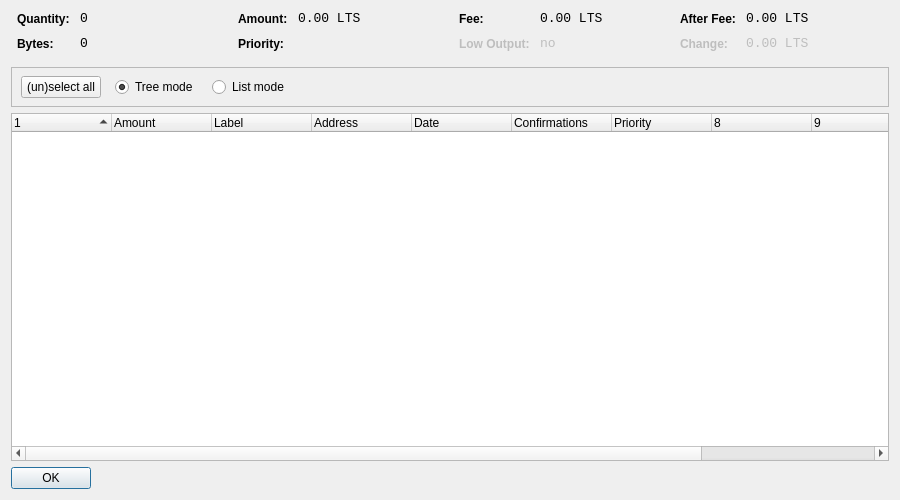
<?xml version="1.0" encoding="UTF-8"?>
<ui version="4.0">
 <class>CoinControlDialog</class>
 <widget class="QDialog" name="CoinControlDialog">
  <property name="geometry">
   <rect>
    <x>0</x>
    <y>0</y>
    <width>900</width>
    <height>500</height>
   </rect>
  </property>
  <property name="windowTitle">
   <string>Coin Control</string>
  </property>
  <layout class="QVBoxLayout" name="verticalLayout">
   <item>
    <layout class="QHBoxLayout" name="horizontalLayoutTop" stretch="0,0,0,0">
     <property name="topMargin">
      <number>0</number>
     </property>
     <property name="bottomMargin">
      <number>10</number>
     </property>
     <item>
      <layout class="QFormLayout" name="formLayoutCoinControl1">
       <property name="horizontalSpacing">
        <number>10</number>
       </property>
       <property name="verticalSpacing">
        <number>10</number>
       </property>
       <property name="leftMargin">
        <number>6</number>
       </property>
       <property name="rightMargin">
        <number>6</number>
       </property>
       <item row="0" column="0">
        <widget class="QLabel" name="labelCoinControlQuantityText">
         <property name="styleSheet">
          <string notr="true">font-weight:bold;</string>
         </property>
         <property name="text">
          <string>Quantity:</string>
         </property>
        </widget>
       </item>
       <item row="0" column="1">
        <widget class="QLabel" name="labelCoinControlQuantity">
         <property name="font">
          <font>
           <family>Monospace</family>
           <pointsize>10</pointsize>
          </font>
         </property>
         <property name="cursor">
          <cursorShape>IBeamCursor</cursorShape>
         </property>
         <property name="contextMenuPolicy">
          <enum>Qt::ActionsContextMenu</enum>
         </property>
         <property name="text">
          <string notr="true">0</string>
         </property>
         <property name="textInteractionFlags">
          <set>Qt::LinksAccessibleByMouse|Qt::TextSelectableByKeyboard|Qt::TextSelectableByMouse</set>
         </property>
        </widget>
       </item>
       <item row="1" column="0">
        <widget class="QLabel" name="labelCoinControlBytesText">
         <property name="styleSheet">
          <string notr="true">font-weight:bold;</string>
         </property>
         <property name="text">
          <string>Bytes:</string>
         </property>
        </widget>
       </item>
       <item row="1" column="1">
        <widget class="QLabel" name="labelCoinControlBytes">
         <property name="font">
          <font>
           <family>Monospace</family>
           <pointsize>10</pointsize>
          </font>
         </property>
         <property name="cursor">
          <cursorShape>IBeamCursor</cursorShape>
         </property>
         <property name="contextMenuPolicy">
          <enum>Qt::ActionsContextMenu</enum>
         </property>
         <property name="text">
          <string notr="true">0</string>
         </property>
         <property name="textInteractionFlags">
          <set>Qt::LinksAccessibleByMouse|Qt::TextSelectableByKeyboard|Qt::TextSelectableByMouse</set>
         </property>
        </widget>
       </item>
      </layout>
     </item>
     <item>
      <layout class="QFormLayout" name="formLayoutCoinControl2">
       <property name="horizontalSpacing">
        <number>10</number>
       </property>
       <property name="verticalSpacing">
        <number>10</number>
       </property>
       <property name="leftMargin">
        <number>6</number>
       </property>
       <property name="rightMargin">
        <number>6</number>
       </property>
       <item row="0" column="0">
        <widget class="QLabel" name="labelCoinControlAmountText">
         <property name="styleSheet">
          <string notr="true">font-weight:bold;</string>
         </property>
         <property name="text">
          <string>Amount:</string>
         </property>
        </widget>
       </item>
       <item row="0" column="1">
        <widget class="QLabel" name="labelCoinControlAmount">
         <property name="font">
          <font>
           <family>Monospace</family>
           <pointsize>10</pointsize>
          </font>
         </property>
         <property name="cursor">
          <cursorShape>IBeamCursor</cursorShape>
         </property>
         <property name="contextMenuPolicy">
          <enum>Qt::ActionsContextMenu</enum>
         </property>
         <property name="text">
          <string notr="true">0.00 LTS</string>
         </property>
         <property name="textInteractionFlags">
          <set>Qt::LinksAccessibleByMouse|Qt::TextSelectableByKeyboard|Qt::TextSelectableByMouse</set>
         </property>
        </widget>
       </item>
       <item row="1" column="0">
        <widget class="QLabel" name="labelCoinControlPriorityText">
         <property name="styleSheet">
          <string notr="true">font-weight:bold;</string>
         </property>
         <property name="text">
          <string>Priority:</string>
         </property>
        </widget>
       </item>
       <item row="1" column="1">
        <widget class="QLabel" name="labelCoinControlPriority">
         <property name="font">
          <font>
           <family>Monospace</family>
           <pointsize>10</pointsize>
          </font>
         </property>
         <property name="cursor">
          <cursorShape>IBeamCursor</cursorShape>
         </property>
         <property name="contextMenuPolicy">
          <enum>Qt::ActionsContextMenu</enum>
         </property>
         <property name="text">
          <string/>
         </property>
         <property name="textInteractionFlags">
          <set>Qt::LinksAccessibleByMouse|Qt::TextSelectableByKeyboard|Qt::TextSelectableByMouse</set>
         </property>
        </widget>
       </item>
      </layout>
     </item>
     <item>
      <layout class="QFormLayout" name="formLayoutCoinControl3">
       <property name="horizontalSpacing">
        <number>10</number>
       </property>
       <property name="verticalSpacing">
        <number>10</number>
       </property>
       <property name="leftMargin">
        <number>6</number>
       </property>
       <property name="rightMargin">
        <number>6</number>
       </property>
       <item row="0" column="0">
        <widget class="QLabel" name="labelCoinControlFeeText">
         <property name="styleSheet">
          <string notr="true">font-weight:bold;</string>
         </property>
         <property name="text">
          <string>Fee:</string>
         </property>
        </widget>
       </item>
       <item row="0" column="1">
        <widget class="QLabel" name="labelCoinControlFee">
         <property name="font">
          <font>
           <family>Monospace</family>
           <pointsize>10</pointsize>
          </font>
         </property>
         <property name="cursor">
          <cursorShape>IBeamCursor</cursorShape>
         </property>
         <property name="contextMenuPolicy">
          <enum>Qt::ActionsContextMenu</enum>
         </property>
         <property name="text">
          <string notr="true">0.00 LTS</string>
         </property>
         <property name="textInteractionFlags">
          <set>Qt::LinksAccessibleByMouse|Qt::TextSelectableByKeyboard|Qt::TextSelectableByMouse</set>
         </property>
        </widget>
       </item>
       <item row="1" column="0">
        <widget class="QLabel" name="labelCoinControlLowOutputText">
         <property name="enabled">
          <bool>false</bool>
         </property>
         <property name="styleSheet">
          <string notr="true">font-weight:bold;</string>
         </property>
         <property name="text">
          <string>Low Output:</string>
         </property>
        </widget>
       </item>
       <item row="1" column="1">
        <widget class="QLabel" name="labelCoinControlLowOutput">
         <property name="enabled">
          <bool>false</bool>
         </property>
         <property name="font">
          <font>
           <family>Monospace</family>
           <pointsize>10</pointsize>
          </font>
         </property>
         <property name="cursor">
          <cursorShape>IBeamCursor</cursorShape>
         </property>
         <property name="contextMenuPolicy">
          <enum>Qt::ActionsContextMenu</enum>
         </property>
         <property name="text">
          <string notr="true">no</string>
         </property>
         <property name="textInteractionFlags">
          <set>Qt::LinksAccessibleByMouse|Qt::TextSelectableByKeyboard|Qt::TextSelectableByMouse</set>
         </property>
        </widget>
       </item>
      </layout>
     </item>
     <item>
      <layout class="QFormLayout" name="formLayoutCoinControl4">
       <property name="horizontalSpacing">
        <number>10</number>
       </property>
       <property name="verticalSpacing">
        <number>10</number>
       </property>
       <property name="leftMargin">
        <number>6</number>
       </property>
       <property name="rightMargin">
        <number>6</number>
       </property>
       <item row="0" column="0">
        <widget class="QLabel" name="labelCoinControlAfterFeeText">
         <property name="styleSheet">
          <string notr="true">font-weight:bold;</string>
         </property>
         <property name="text">
          <string>After Fee:</string>
         </property>
        </widget>
       </item>
       <item row="0" column="1">
        <widget class="QLabel" name="labelCoinControlAfterFee">
         <property name="font">
          <font>
           <family>Monospace</family>
           <pointsize>10</pointsize>
          </font>
         </property>
         <property name="cursor">
          <cursorShape>IBeamCursor</cursorShape>
         </property>
         <property name="contextMenuPolicy">
          <enum>Qt::ActionsContextMenu</enum>
         </property>
         <property name="text">
          <string notr="true">0.00 LTS</string>
         </property>
         <property name="textInteractionFlags">
          <set>Qt::LinksAccessibleByMouse|Qt::TextSelectableByKeyboard|Qt::TextSelectableByMouse</set>
         </property>
        </widget>
       </item>
       <item row="1" column="0">
        <widget class="QLabel" name="labelCoinControlChangeText">
         <property name="enabled">
          <bool>false</bool>
         </property>
         <property name="styleSheet">
          <string notr="true">font-weight:bold;</string>
         </property>
         <property name="text">
          <string>Change:</string>
         </property>
        </widget>
       </item>
       <item row="1" column="1">
        <widget class="QLabel" name="labelCoinControlChange">
         <property name="enabled">
          <bool>false</bool>
         </property>
         <property name="font">
          <font>
           <family>Monospace</family>
           <pointsize>10</pointsize>
          </font>
         </property>
         <property name="cursor">
          <cursorShape>IBeamCursor</cursorShape>
         </property>
         <property name="contextMenuPolicy">
          <enum>Qt::ActionsContextMenu</enum>
         </property>
         <property name="text">
          <string notr="true">0.00 LTS</string>
         </property>
         <property name="textInteractionFlags">
          <set>Qt::LinksAccessibleByMouse|Qt::TextSelectableByKeyboard|Qt::TextSelectableByMouse</set>
         </property>
        </widget>
       </item>
      </layout>
     </item>
    </layout>
   </item>
   <item>
    <widget class="QFrame" name="frame">
     <property name="minimumSize">
      <size>
       <width>0</width>
       <height>40</height>
      </size>
     </property>
     <property name="frameShape">
      <enum>QFrame::StyledPanel</enum>
     </property>
     <property name="frameShadow">
      <enum>QFrame::Sunken</enum>
     </property>
     <widget class="QWidget" name="horizontalLayoutWidget">
      <property name="geometry">
       <rect>
        <x>10</x>
        <y>0</y>
        <width>781</width>
        <height>41</height>
       </rect>
      </property>
      <layout class="QHBoxLayout" name="horizontalLayoutPanel" stretch="0,0,0,0">
       <property name="spacing">
        <number>14</number>
       </property>
       <item>
        <widget class="QPushButton" name="pushButtonSelectAll">
         <property name="sizePolicy">
          <sizepolicy hsizetype="Maximum" vsizetype="Fixed">
           <horstretch>0</horstretch>
           <verstretch>0</verstretch>
          </sizepolicy>
         </property>
         <property name="text">
          <string>(un)select all</string>
         </property>
        </widget>
       </item>
       <item>
        <widget class="QRadioButton" name="radioTreeMode">
         <property name="sizePolicy">
          <sizepolicy hsizetype="Maximum" vsizetype="Fixed">
           <horstretch>0</horstretch>
           <verstretch>0</verstretch>
          </sizepolicy>
         </property>
         <property name="text">
          <string>Tree mode</string>
         </property>
         <property name="checked">
          <bool>true</bool>
         </property>
        </widget>
       </item>
       <item>
        <widget class="QRadioButton" name="radioListMode">
         <property name="sizePolicy">
          <sizepolicy hsizetype="Maximum" vsizetype="Fixed">
           <horstretch>0</horstretch>
           <verstretch>0</verstretch>
          </sizepolicy>
         </property>
         <property name="text">
          <string>List mode</string>
         </property>
        </widget>
       </item>
       <item>
        <spacer name="horizontalSpacer">
         <property name="orientation">
          <enum>Qt::Horizontal</enum>
         </property>
         <property name="sizeHint" stdset="0">
          <size>
           <width>40</width>
           <height>20</height>
          </size>
         </property>
        </spacer>
       </item>
      </layout>
     </widget>
    </widget>
   </item>
   <item>
    <widget class="CoinControlTreeWidget" name="treeWidget">
     <property name="contextMenuPolicy">
      <enum>Qt::CustomContextMenu</enum>
     </property>
     <property name="sortingEnabled">
      <bool>false</bool>
     </property>
     <property name="columnCount">
      <number>11</number>
     </property>
     <attribute name="headerShowSortIndicator" stdset="0">
      <bool>true</bool>
     </attribute>
     <attribute name="headerStretchLastSection">
      <bool>false</bool>
     </attribute>
     <column>
      <property name="text">
       <string/>
      </property>
     </column>
     <column>
      <property name="text">
       <string>Amount</string>
      </property>
     </column>
     <column>
      <property name="text">
       <string>Label</string>
      </property>
     </column>
     <column>
      <property name="text">
       <string>Address</string>
      </property>
     </column>
     <column>
      <property name="text">
       <string>Date</string>
      </property>
     </column>
     <column>
      <property name="text">
       <string>Confirmations</string>
      </property>
      <property name="toolTip">
       <string>Confirmed</string>
      </property>
     </column>
     <column>
      <property name="text">
       <string>Priority</string>
      </property>
     </column>
     <column>
      <property name="text">
       <string/>
      </property>
     </column>
     <column>
      <property name="text">
       <string/>
      </property>
     </column>
     <column>
      <property name="text">
       <string/>
      </property>
     </column>
     <column>
      <property name="text">
       <string/>
      </property>
     </column>
    </widget>
   </item>
   <item>
    <widget class="QDialogButtonBox" name="buttonBox">
     <property name="sizePolicy">
      <sizepolicy hsizetype="Maximum" vsizetype="Fixed">
       <horstretch>0</horstretch>
       <verstretch>0</verstretch>
      </sizepolicy>
     </property>
     <property name="orientation">
      <enum>Qt::Horizontal</enum>
     </property>
     <property name="standardButtons">
      <set>QDialogButtonBox::Ok</set>
     </property>
    </widget>
   </item>
  </layout>
 </widget>
 <customwidgets>
  <customwidget>
   <class>CoinControlTreeWidget</class>
   <extends>QTreeWidget</extends>
   <header>coincontroltreewidget.h</header>
  </customwidget>
 </customwidgets>
 <resources/>
 <connections/>
</ui>
